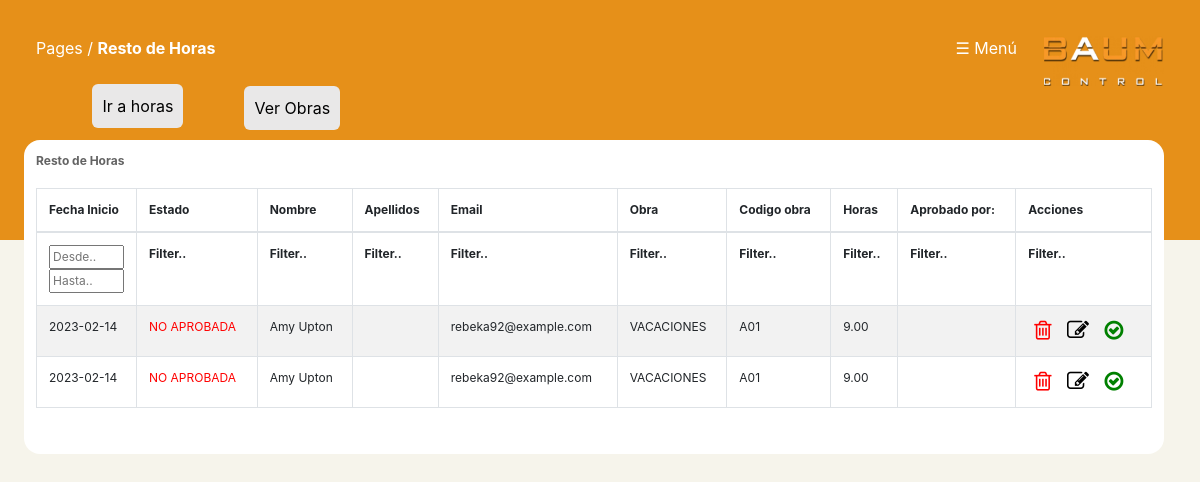
The app's page /horas_general/resto_horas.php with its own data.
### tables this page shows
CREATE TABLE `exception_hours` (
  `id` bigint unsigned NOT NULL AUTO_INCREMENT,
  `hour` double(8,2) NOT NULL,
  `user_id` bigint unsigned NOT NULL,
  `exception_work_id` bigint unsigned NOT NULL,
  `distancia` double(8,2) DEFAULT NULL,
  `status` enum('APROBADA','NO APROBADA') NOT NULL DEFAULT 'NO APROBADA',
  `date` date NOT NULL,
  `date_final` date DEFAULT NULL,
  `when_approve` date DEFAULT NULL,
  `who_approve` varchar(255) DEFAULT NULL,
  `id_who_approve` int DEFAULT NULL,
  `created_at` timestamp NULL DEFAULT NULL,
  `updated_at` timestamp NULL DEFAULT NULL,
  PRIMARY KEY (`id`),
  KEY `exception_hours_user_id_foreign` (`user_id`),
  KEY `exception_hours_exception_work_id_foreign` (`exception_work_id`),
  CONSTRAINT `exception_hours_exception_work_id_foreign` FOREIGN KEY (`exception_work_id`) REFERENCES `exception_works` (`id`),
  CONSTRAINT `exception_hours_user_id_foreign` FOREIGN KEY (`user_id`) REFERENCES `users` (`id`)
);

CREATE TABLE `users` (
  `id` bigint unsigned NOT NULL AUTO_INCREMENT,
  `name` varchar(255) NOT NULL,
  `last_name` varchar(255) DEFAULT NULL,
  `email` varchar(255) NOT NULL,
  `type` enum('ACTIVADA','NO ACTIVADA') NOT NULL DEFAULT 'ACTIVADA',
  `email_verified_at` timestamp NULL DEFAULT NULL,
  `password` varchar(255) NOT NULL,
  `two_factor_secret` text,
  `two_factor_recovery_codes` text,
  `two_factor_confirmed_at` timestamp NULL DEFAULT NULL,
  `remember_token` varchar(100) DEFAULT NULL,
  `current_team_id` bigint unsigned DEFAULT NULL,
  `profile_photo_path` varchar(2048) DEFAULT NULL,
  `created_at` timestamp NULL DEFAULT NULL,
  `updated_at` timestamp NULL DEFAULT NULL,
  `deleted_at` timestamp NULL DEFAULT NULL,
  `hour_extra` int DEFAULT NULL,
  `schedule_id` bigint unsigned DEFAULT NULL,
  PRIMARY KEY (`id`),
  UNIQUE KEY `users_email_unique` (`email`)
);

CREATE TABLE `exception_works` (
  `id` bigint unsigned NOT NULL AUTO_INCREMENT,
  `code` varchar(255) NOT NULL,
  `name` varchar(255) NOT NULL,
  `km_total` double(8,2) DEFAULT NULL,
  `hour_total` double(8,2) DEFAULT NULL,
  `created_at` timestamp NULL DEFAULT NULL,
  `updated_at` timestamp NULL DEFAULT NULL,
  PRIMARY KEY (`id`)
);

### horas_general/resto_horas.php (the view, shortened to what this page needs)
<?php
include("../include/bbddconexion.php");
if (!$conn) {
    die("Conexion fallida:" . mysqli_connect_error());
} else {
    $query = "select exception_hours.status, users.name as 'name_user', users.last_name, users.email, exception_works.code, exception_works.name, exception_hours.date, exception_hours.hour, exception_hours.id, exception_hours.who_approve from exception_hours, users, exception_works where users.id=exception_hours.user_id and exception_hours.exception_work_id=exception_works.id order by exception_hours.id desc;";
    $consulta = mysqli_query($conn, $query) or die("Fallo en la consulta");
    $num_filas = mysqli_num_rows($consulta);
    if ($consulta) {
        echo '
            <!DOCTYPE html>
<html lang="es">
<head>
<meta content="initial-scale=1,
maximum-scale=1, user-scalable=0"
name="viewport" />
<meta name="viewport"
content="width=device-width" />
    <title>BaumControl</title>
        <link rel="shortcut icon" href="../img/favicon.png">
    <link rel="stylesheet" href="../css/nav-bar.css">';
        include("../include/tabla.php");
        include("../include/tabla2.php");
        include("../include/menu.php");
        echo '</head>
<body>
<div class="fondo_naranja">
<div class="nav-bar">
    <span>Pages / <b>Resto de Horas</b></span>
    ';
        include("../template/menu.php");
        echo ' <br><br>
    <div class="medio">
            <nav class="medio_ajuste">
                <a class="item_a" href="./horas_todos.php">
                    <div class="items">
                        <span class="item_span"> Ir a horas </span>
                    </div>
                </a>
                <a class="item_a" href="../exception_works/exception_works.php">
                    <div class="items ">
                        <span class="item_span"> Ver Obras </span>
                    </div>
                </a>
            </nav>
        </div><br>
</div>
<div class="tabla_estilo">
    <span> Resto de Horas</span><br><br>
        <table class="records_list table table-striped table-bordered table-hover" id="mydatatable">
                    <thead>
                        <tr>
                            <th>Fecha Inicio</th>
                            <th>Estado</th>
                            <th>Nombre</th>
                            <th>Apellidos</th>
                            <th>Email</th>
                            <th>Obra</th>
                            <th>Codigo obra</th>
                            <th>Horas</th>
                            <th>Aprobado por:</th>
                            <th>Acciones</th>
                        </tr>
                    </thead>
                    <tfoot>
                <tr>
                    <th id="fecha_input" class="date_horas">Filter..</th>
                    <th class="estado">Filter..</th>
                    <th>Filter..</th>
                    <th>Filter..</th>
                    <th>Filter..</th>
                    <th>Filter..</th>
                    <th>Filter..</th>
                    <th>Filter..</th>
                    <th>Filter..</th>
                    <th>Filter..</th>
                </tr>
            </tfoot>
                    <tbody>';
        for ($i = 0; $i < $num_filas; $i++) {
            $resultado = mysqli_fetch_array($consulta);
            print "<tr><td>" . $resultado['date'] . "</td><td class='" . $resultado['status'] . "'>" . $resultado['status'] . " </td><td> " . $resultado['name_user'] . "</td><td> " . $resultado['last_name'] . "</td><td> " . $resultado['email'] . "</td><td> " . $resultado['name'] . "</td><td>" . $resultado['code'] . "</td><td>" . $resultado['hour'] . "</td><input type='hidden' name='hours_id' value='" . $resultado['id'] . "' ></td>
                            <td>" . $resultado['who_approve'] . "</td>
                            <td><form action='exception_horas_conf.php' method='GET'>
                            <button class='no_boton2' name='delete' onclick='return confirmDelete()' >
                            <i class='fa fa-trash-o' style='font-size:22px;color:red'></i>
                            </button>
                            <button name='edit' class='no_boton2' >
                            <i class='fa fa-edit' style='font-size:22px;color:black'></i>
                            </button>
                            <button name='confirm' class='no_boton2'>
                            <i class='fa fa-check-circle-o' style='font-size:22px;color:green'></i>
                            </button>
                            <input type='hidden' name='id' value='" . $resultado['id'] . "'> </form>
                </td></tr>";
        }
        echo '
                    </tbody>
                </table><br>
            </div>
        </div>
        <script>
        /* Initialization of datatables */
        $(document).ready(function () {
            $("table.display").DataTable();
        });
    </script>
    </body>
</html>
        ';
    } else {
        echo "<script language='javascript'>
            alert('¡¡ Error al añadir las horas!!');
            window.location.replace('./horas.php');
            </script>";
    }
}

### css/nav-bar.css (style rules this page uses)
* { margin: 0; }
.nav-bar { color: white; padding: 3%; }
.medio { width: 100%; }
.medio_ajuste { width: 90%; margin-left: 5%; margin-right: 5%; }
.items { width:auto; float: left; background-color: rgb(233, 232, 232); margin-right: 6%; border-radius: 6px; padding: 1%; margin-bottom: 1%; cursor: pointer; }
.item_a { text-decoration: none; color: black; }
.APROBADA { color: green; }
.NO { color: red; }

### css/tabla.css (style rules this page uses)
.tabla_estilo { width: 95%; margin-left: 2%; margin-top: -1%; border-radius: 5px; padding: 1%; border-radius: 1rem; overflow-x:scroll; max-height: 80vh; background-color: white; font-size: 9pt; display: table; }
.fondo_naranja { background-color: #e69019; max-height:30vh; }
* { margin: 0; }
body { background-color: #dfdada; }
.tabla_estilo span { font-weight: 700; color: #636363; }
a { text-decoration: none; }
#fecha_input { width: 100px; }

### css/menu.css (style rules this page uses)
.items { width: auto; float: left; background-color: rgb(233, 232, 232); margin-right: 6%; border-radius: 6px; padding: 1%; }
.item_a { text-decoration: none; color: black; }
.no_boton2 { background-color: unset; border: none; cursor: pointer; }

### include/tabla2.php (style rules this page uses)
#mydatatable tfoot { display: table-header-group !important; }

### records on screen
exception_hours: date "2023-02-14", status "NO APROBADA", user.name "Amy Upton", user.email "rebeka92@example.com", exception_work.name "VACACIONES", exception_work.code "A01", hour "9.00"
exception_hours: date "2023-02-14", status "NO APROBADA", user.name "Amy Upton", user.email "rebeka92@example.com", exception_work.name "VACACIONES", exception_work.code "A01", hour "9.00"
